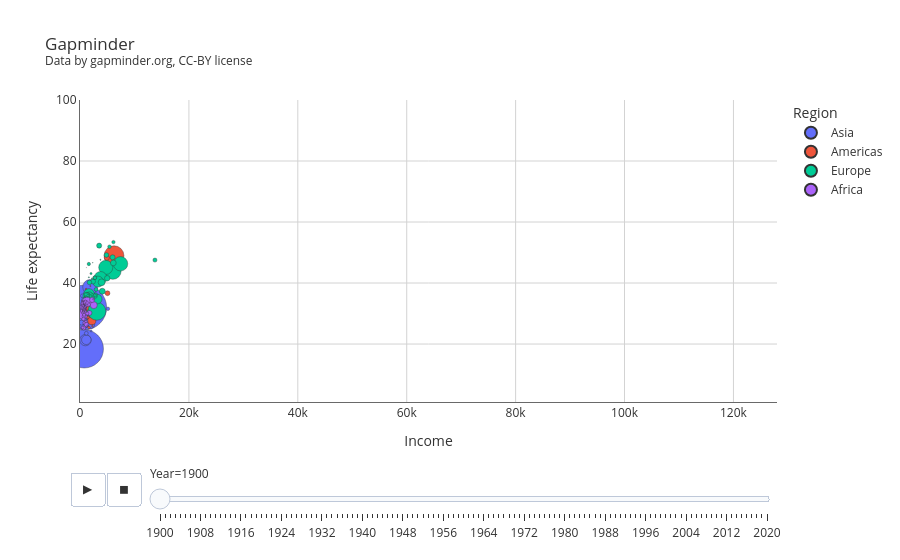

Notebook cell for this chart:
### Code cell
def gapminder_fig(xaxis='Income', yaxis='Life expectancy'):
    fig = px.scatter(
        df.query('Year >= 1800'),
        x=xaxis,
        y=yaxis,
        color='Region',
        size='Population',
        hover_name='Country',
        size_max=60,
        log_x=df_info.loc[xaxis, 'LogScale'],
        log_y=df_info.loc[yaxis, 'LogScale'],
        hover_data={c: False for c in df.columns},
        title='Gapminder<br><sup>Data by gapminder.org, CC-BY license</sup>',
        animation_frame='Year',
        animation_group='Country',
        range_x=[df_info.loc[xaxis, 'Min'], df_info.loc[xaxis, 'Max']],
        range_y=[df_info.loc[yaxis, 'Min'], df_info.loc[yaxis, 'Max']]
    )

    fig.update_traces(marker=marker_dict)
    fig.update_layout(layout_dict)
    fig.update_xaxes(axes_dict)
    fig.update_yaxes(axes_dict)

    # --- Add the background-year trace ---
    # (a) Add it to the initial view (fig.data) so it shows before play is pressed.
    # The first frame's name is the starting year.
    fig.data.
    frame_year = fig.frames[0].name
    # TODO: call background_year(...) with the right arguments and add it as a trace
    fig.add_trace(background_year(frame_year, xaxis, yaxis))
    # Move the new trace to the BACK so bubbles render on top of it.
    fig.data = (fig.data[-1],) + fig.data[:-1]

    # (b) Add a fresh background-year trace to every frame, so the number updates
    # as the animation plays. Each frame.name holds that frame's year.
    for frame in fig.frames:
        # TODO: prepend a background_year trace for THIS frame's year to frame.data
        frame.data = (background_year(frame.name, xaxis, yaxis),) + frame.data
    fig.update(frames=fig.frames)

    # Axis annotations
    fig.add_annotation(
        x=1, y=0, xref='x domain', yref='y domain',
        text=df_info.loc[xaxis, 'Meaning'],
        showarrow=False, align='right'
    )
    fig.add_annotation(
        x=0, y=1, xref='x domain', yref='y domain',
        text=df_info.loc[yaxis, 'Meaning'],
        showarrow=False, valign='top', textangle=-90
    )

    return fig

fig.show()
